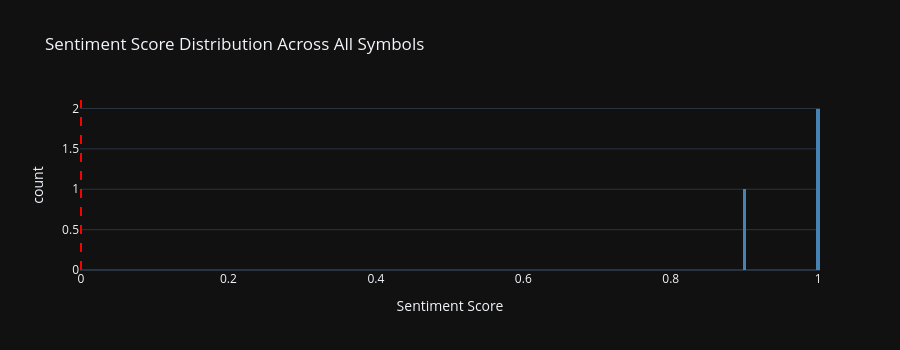
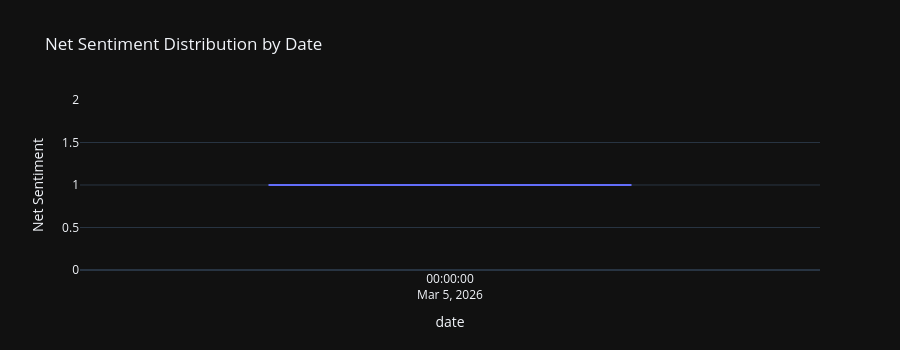

Here is the notebook cell these charts were saved with, in order:
### Code cell
if not gold_df.empty:
    # Sentiment score histogram
    fig = px.histogram(
        gold_df,
        x='sentiment_score',
        nbins=40,
        title='Sentiment Score Distribution Across All Symbols',
        labels={'sentiment_score': 'Sentiment Score'},
        color_discrete_sequence=['steelblue'],
    )
    fig.add_vline(x=0, line_dash='dash', line_color='red')
    fig.update_layout(height=350)
    fig.show()

    # Net sentiment boxplot by date
    fig2 = px.box(
        gold_df,
        x='date',
        y='net_sentiment',
        title='Net Sentiment Distribution by Date',
        labels={'net_sentiment': 'Net Sentiment'},
    )
    fig2.update_layout(height=350)
    fig2.show()

### Figure 1 — Plotly figure (JSON) as saved in the notebook; plotly's stock layout.template omitted (floating-point values rounded to 4 significant figures)
{"data": [{"bingroup": "x", "hovertemplate": "Sentiment Score=%{x}<br>count=%{y}<extra></extra>", "legendgroup": "", "marker": {"color": "steelblue", "pattern": {"shape": ""}}, "name": "", "nbinsx": 40, "orientation": "v", "showlegend": false, "x": [0.9, 1.0, 1.0], "xaxis": "x", "yaxis": "y", "type": "histogram"}], "layout": {"xaxis": {"anchor": "y", "domain": [0.0, 1.0], "title": {"text": "Sentiment Score"}}, "yaxis": {"anchor": "x", "domain": [0.0, 1.0], "title": {"text": "count"}}, "legend": {"tracegroupgap": 0}, "title": {"text": "Sentiment Score Distribution Across All Symbols"}, "barmode": "relative", "shapes": [{"line": {"color": "red", "dash": "dash"}, "type": "line", "x0": 0, "x1": 0, "xref": "x", "y0": 0, "y1": 1, "yref": "y domain"}], "height": 350}}

### Figure 2 — Plotly figure (JSON) as saved in the notebook; plotly's stock layout.template omitted (floating-point values rounded to 4 significant figures)
{"data": [{"alignmentgroup": "True", "hovertemplate": "date=%{x}<br>Net Sentiment=%{y}<extra></extra>", "legendgroup": "", "marker": {"color": "#636efa"}, "name": "", "notched": false, "offsetgroup": "", "orientation": "v", "showlegend": false, "x": ["2026-03-05", "2026-03-05", "2026-03-05"], "x0": " ", "xaxis": "x", "y": [1.0, 1.0, 1.0], "y0": " ", "yaxis": "y", "type": "box"}], "layout": {"xaxis": {"anchor": "y", "domain": [0.0, 1.0], "title": {"text": "date"}}, "yaxis": {"anchor": "x", "domain": [0.0, 1.0], "title": {"text": "Net Sentiment"}}, "legend": {"tracegroupgap": 0}, "title": {"text": "Net Sentiment Distribution by Date"}, "boxmode": "group", "height": 350}}
